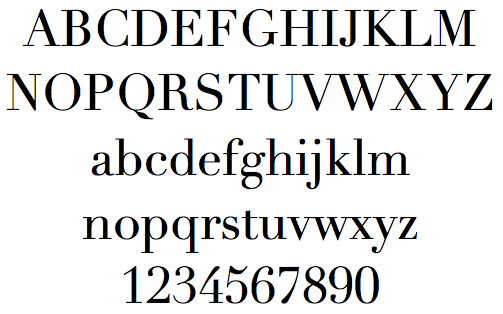
%> input picture Discrete-Fourier-Transform/font.jpg, 503 x 314 px
$ octave DFT.m   (GNU Octave 9; MATLAB toolbox functions it lacks are replaced by stand-ins)
%> lines starting %> are read from the running program, lines starting %| are printed output that depends on the picture
### Discrete-Fourier-Transform/resizeResample.m
function resampled = resizeResample(img,factor)

% resizeResample reduces the size of an image by just subsampling it by a
% factor of variable 'factor'
%
% Inputs:
% img - NxMx3 matrix of uint8, image
% factor - factor by which you should downsample img
%
% Output:
% resampled - floor(N/factor)xfloor(M/factor)x3 matrix of uint8
%               representing downsampled image
resampled = img(1:factor:end,1:factor:end,:);

### Discrete-Fourier-Transform/meanFilter.m
function filtered = meanFilter(img,dim)
% meanFilter applies a mean filter to the image img and outputs the
% filtered image.
%
% Inputs:
% img - NxMx3 image of uint8
% dim - dimension of the mean filter
%
% Output:
% filtered - the filtered image
h=1/(dim^2)*ones(dim);
img(:,:,1)=conv2(img(:,:,1),h,'same');
img(:,:,2)=conv2(img(:,:,2),h,'same');
img(:,:,3)=conv2(img(:,:,3),h,'same');

filtered= img;

### Discrete-Fourier-Transform/idealLowPass.m
function filtered = idealLowPass(img,factor)
% idealLowPass applies an ideal low-pass filter for downsampling by a
% factor of 'factor'to the image img and outputs the filtered image
%
%
% Inputs:
% img - NxMx3 image of uint8
% factor - downsampling factor that we want to guard against
%
% Output:
% filtered - the filtered image

img = double(img);
[ir,ic,~] = size(img);
[x, y] = meshgrid(linspace(-pi,pi,ic), linspace(-pi,pi,ir));

% Define your ideal low-pass filter
B=pi/factor;
LF=(x>-B)&(x<B)&(y>-B)&(y<B);
% Apply the filter to each color matrix of your image

I(:,:,1)=fftshift(fft2(img(:,:,1)));
I(:,:,2)=fftshift(fft2(img(:,:,2)));
I(:,:,3)=fftshift(fft2(img(:,:,3)));

LPI(:,:,1)=LF.*I(:,:,1);
LPI(:,:,2)=LF.*I(:,:,2);
LPI(:,:,3)=LF.*I(:,:,3);

IF(:,:,1)=ifft2(ifftshift(LPI(:,:,1)));
IF(:,:,2)=ifft2(ifftshift(LPI(:,:,2)));
IF(:,:,3)=ifft2(ifftshift(LPI(:,:,3)));

filtered=uint8(abs(IF));


% Convert the filtered image to uint8 and return

### Discrete-Fourier-Transform/resizeIdeal.m
function resampled = resizeIdeal(img,factor)

% resizeIdeal reduces the size of an image by filtering it with an ideal
% low-pass filter and then subsampling it by a factor of variable 'factor'
%
% Inputs:
% img - NxMx3 matrix of uint8, image
% factor - factor by which you should downsample img
%
% Output:
% resampled - floor(N/factor)xfloor(M/factor)x3 matrix of uint8
%               representing downsampled image

filtered = idealLowPass(img,factor);
resampled = resizeResample(filtered,factor);

### Discrete-Fourier-Transform/resizeMeanFilter.m
function resampled = resizeMeanFilter(img,factor)

% resizeMeanFilter reduces the size of an image by filtering it with a mean
% filter and then subsampling it by a factor of variable 'factor'
%
% Inputs:
% img - NxMx3 matrix of uint8, image
% factor - factor by which you should downsample img
%
% Output:
% resampled - floor(N/factor)xfloor(M/factor)x3 matrix of uint8
%               representing downsampled image

filtered = meanFilter(img,factor);
resampled = resizeResample(filtered,factor);

### Discrete-Fourier-Transform/DFT.m
%% 1D downsampling and antialiasing filter


%% Resize the image
% Try this with the Mona Lisa too, and experiment with different resize
%  factors.

im = imread('font.jpg');
%> im is the input picture: size 314x503x3 uint8; mean R, G, B 227.2, 227.2, 227.3
% im = imread('monalisa.jpg');

resizeFactor = 4;  % reduce each dimension by a factor of resizeFactor
%The quality of the image gets gets pixelated. It looks like this because
%high-frequency components  become indistinguishable from lower frequencies
%do to spectral expansion.
omega=-pi:0.025:pi;
X=max(0, 1-(2/pi)*abs(omega)) + (abs(abs(omega)-abs(pi*0.4))<0.05);
figure()
hold on
plot(omega,X)
F=ifft(ifftshift(X));
F1=F(1:2:end);
X1=fftshift(fft(F1));
omegadt=omega(1:2:end);
plot(omegadt,X1)
% you dont see aliasing, the is signal is streched by a factor of two just
% as we expected.
F2=F(1:3:end);
X2=fftshift(fft(F2));
omega3=omega(1:3:end);
plot(omega3,X2,'g')
hold on
%Here you can clearly notice the aliasing where the frequency is constant.
%The aliased spectrum look this way because we can not differ from the high
%frequency and low frequency.

%if we're going to want to downsample my time domain signal by a factor of
%3 by bandwith should be from -pi/3 to pi/3
Bn=-pi/3;
Bp=-Bn;

LPF=(omega >Bn) & (omega<Bp);
CN=LPF.*X;
FF=ifft(ifftshift(CN));
FF=FF(1:3:end);
XF=fftshift(fft(FF));
plot(omega3,abs(XF));
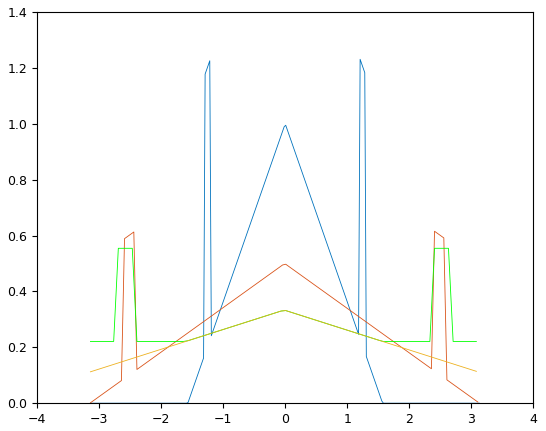
%> figure redrawn from the program's plot data; curve peaks at x = 1.21, y = 1.23; curve peaks at x = 2.41, y = 0.615; curve peaks at x = -2.47, y = 0.554; curve peaks at x = 0.00841, y = 0.332

%%


resizedResampling = resizeResample(im,resizeFactor);
resizedMeanFilter = resizeMeanFilter(im,resizeFactor);
%> in meanFilter, `img(:,:,1)=conv2(img(:,:,1),h,'same');`:
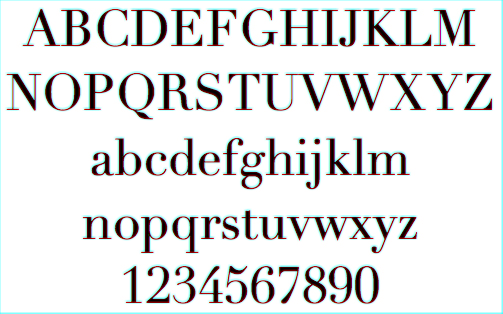
%> img: size 314x503x3 uint8; mean R, G, B 225.9, 227.2, 227.3
%> in meanFilter, `img(:,:,2)=conv2(img(:,:,2),h,'same');`:
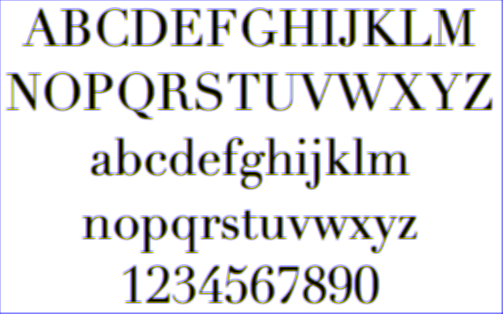
%> img: size 314x503x3 uint8; mean R, G, B 225.9, 225.9, 227.3
%> in meanFilter, `img(:,:,3)=conv2(img(:,:,3),h,'same');`:
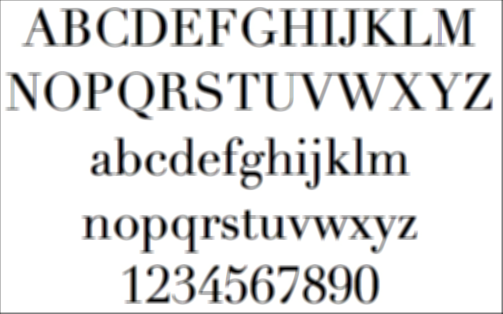
%> img: size 314x503x3 uint8; mean R, G, B 225.9, 225.9, 226
%> call 2 of resizeResample, with factor = 4
%> in resizeResample (call 2), `resampled = img(1:factor:end,1:factor:end,:);`:
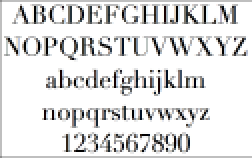
%> resampled: size 79x126x3 uint8 (shown 2 times larger); mean R, G, B 225.4, 225.3, 225.4
resizedIdeal      = resizeIdeal(im,resizeFactor);
%> in idealLowPass, `filtered=uint8(abs(IF));`:
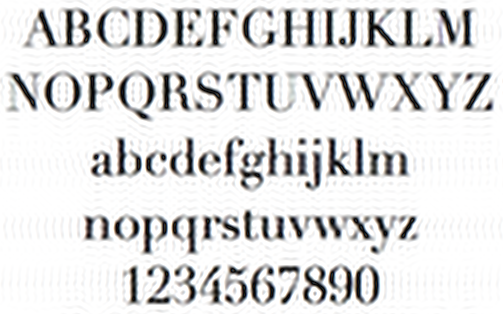
%> filtered: size 314x503x3 uint8; mean R, G, B 223.9, 223.8, 223.9
%> call 3 of resizeResample, with factor = 4
%> in resizeResample (call 3), `resampled = img(1:factor:end,1:factor:end,:);`:
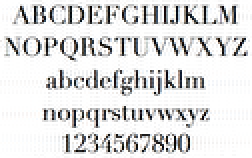
%> resampled: size 79x126x3 uint8 (shown 2 times larger); mean R, G, B 224.2, 224.1, 224.2

figure(3)
subplot(1,3,1)
image(resizedResampling)
title('Subsample')
subplot(1,3,2)
image(resizedIdeal)
title('Ideal LP filter')
subplot(1,3,3)
image(resizedMeanFilter)
title('Mean Filter')
%4.2
%The reasons why we see much more error in the campanile is due to the
%fact the campanile has the right side mostly white throwing away more
%components
%4.4
%the degrading with compression 5 is barely noticeable .
%4.5
%It looks like the Ideal Low-pass filter
